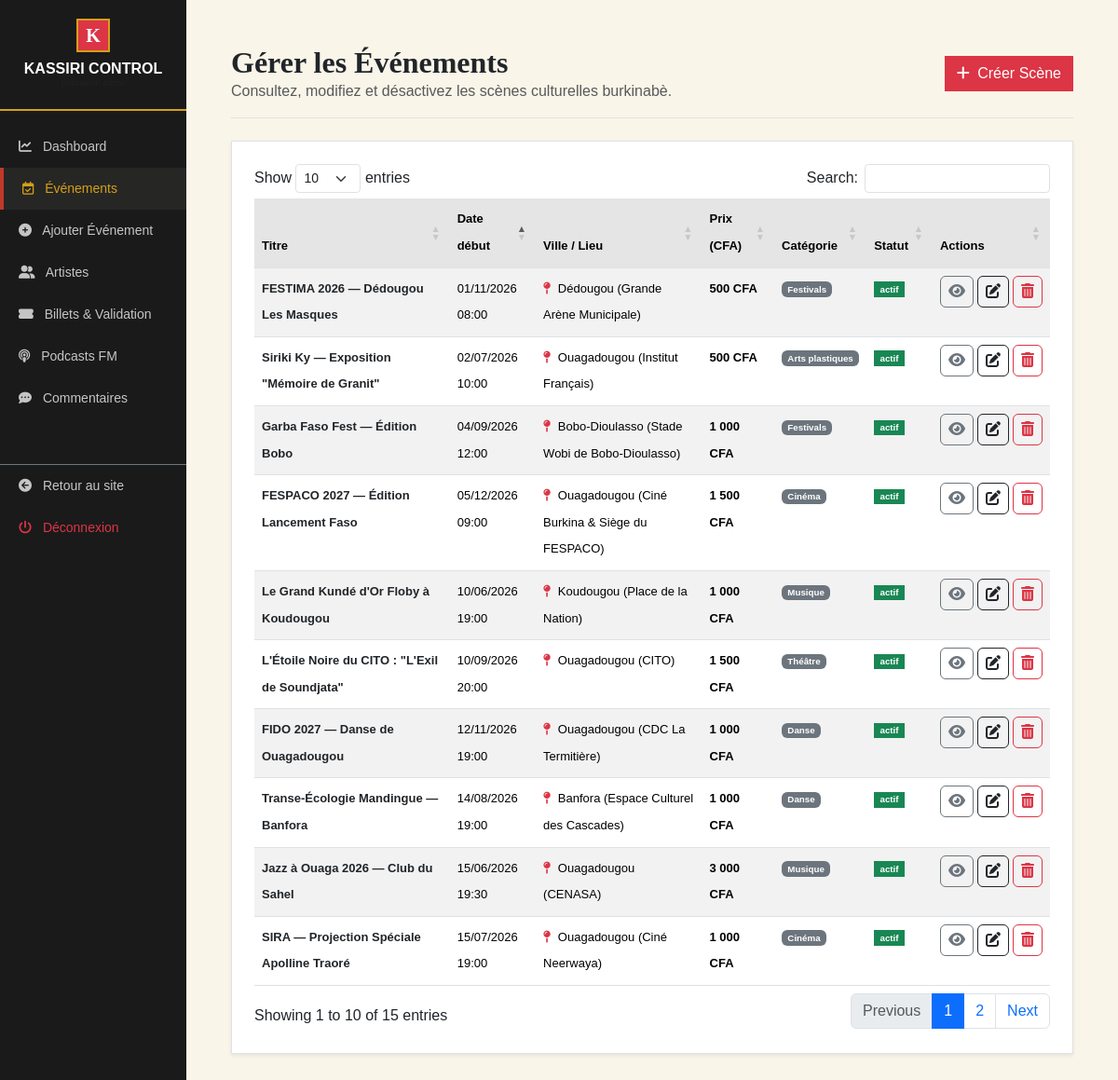
The app's page /admin/evenements.php (signed in) with its own data.
### tables this page shows
CREATE TABLE IF NOT EXISTS `evenements` (
  `id` INT AUTO_INCREMENT PRIMARY KEY,
  `titre` VARCHAR(255) NOT NULL,
  `slug` VARCHAR(255) NOT NULL UNIQUE,
  `description` TEXT NOT NULL,
  `image` VARCHAR(255) NOT NULL,
  `categorie_id` INT NOT NULL,
  `artiste_id` INT DEFAULT NULL,
  `lieu` VARCHAR(255) NOT NULL,
  `ville` VARCHAR(150) NOT NULL,
  `adresse` VARCHAR(255) NOT NULL,
  `latitude` DECIMAL(10, 8) NOT NULL,
  `longitude: DECIMAL` DECIMAL(11, 8) NOT NULL,  
  `date_debut` DATETIME NOT NULL,
  `date_fin` DATETIME NOT NULL,
  `prix_normal` INT NOT NULL DEFAULT 0,
  `prix_vip` INT NOT NULL DEFAULT 0,
  `capacite` INT NOT NULL DEFAULT 100,
  `statut` ENUM('actif', 'archive', 'annule') NOT NULL DEFAULT 'actif',
  `vues` INT NOT NULL DEFAULT 0,
  `created_at` TIMESTAMP DEFAULT CURRENT_TIMESTAMP,
  FOREIGN KEY (`categorie_id`) REFERENCES `categories`(`id`) ON DELETE CASCADE,
  FOREIGN KEY (`artiste_id`) REFERENCES `artistes`(`id`) ON DELETE SET NULL
);

CREATE TABLE IF NOT EXISTS `categories` (
  `id` INT AUTO_INCREMENT PRIMARY KEY,
  `nom` VARCHAR(100) NOT NULL,
  `slug` VARCHAR(100) NOT NULL UNIQUE,
  `couleur` VARCHAR(7) NOT NULL DEFAULT '#D4A017',
  `icone` VARCHAR(50) NOT NULL DEFAULT 'Music'
);

### admin/evenements.php (the view, shortened to what this page needs)
<?php
$evenements = [];
try {
    $pdo = Database::getConnection();
    $stmt = $pdo->query("SELECT e.*, c.nom as categorie FROM evenements e JOIN categories c ON e.categorie_id = c.id ORDER BY e.date_debut ASC");
    $evenements = $stmt->fetchAll(PDO::FETCH_ASSOC);
} catch (Exception $e) {
    $db_connected = false;
}
?>
<!DOCTYPE html>
<html lang="fr">
<head>
    <link href="https://cdn.jsdelivr.net/npm/bootstrap@5.3.2/dist/css/bootstrap.min.css" rel="stylesheet">
    <link rel="stylesheet" href="https://cdnjs.cloudflare.com/ajax/libs/font-awesome/6.4.2/css/all.min.css">
    <link rel="stylesheet" href="https://cdn.datatables.net/1.13.7/css/dataTables.bootstrap5.min.css">
</head>
<body>
<div class="container-fluid g-0">
    <div class="row g-0">
        <div class="col-lg-2 admin-sidebar">
            <div class="sidebar-brand text-center">
                <div class="bg-danger d-inline-flex align-items-center justify-content-center text-white mb-2" style="width: 36px; height: 36px; border: 2px solid var(--primary-gold);">
                    <span class="fw-bold" style="font-size: 20px; font-family:'Playfair Display',serif;">K</span>
                </div>
                <h6 class="text-uppercase tracking-wider fw-bold mb-0">Kassiri Control</h5>
                <span class="text-muted font-mono d-block" style="font-size:9px;">Utilisateur: <?php echo htmlspecialchars($_SESSION['admin_username']); ?></span>
            </div>
            <nav class="mt-3">
                <a href="dashboard.php" class="sidebar-link"><i class="fa-solid fa-chart-line me-2"></i> Dashboard</a>
                <a href="evenements.php" class="sidebar-link active"><i class="fa-regular fa-calendar-check me-2"></i> Événements</a>
                <a href="ajouter_evenement.php" class="sidebar-link"><i class="fa-solid fa-circle-plus me-2"></i> Ajouter Événement</a>
                <a href="artistes.php" class="sidebar-link"><i class="fa-solid fa-user-group me-2"></i> Artistes</a>
                <a href="billets.php" class="sidebar-link"><i class="fa-solid fa-ticket-simple me-2"></i> Billets & Validation</a>
                <a href="podcasts.php" class="sidebar-link"><i class="fa-solid fa-podcast me-2"></i> Podcasts FM</a>
                <a href="commentaires.php" class="sidebar-link"><i class="fa-solid fa-comment-dots me-2"></i> Commentaires</a>
                <a href="../accueil" class="sidebar-link border-top border-secondary mt-5" target="_blank"><i class="fa-solid fa-circle-arrow-left me-2"></i> Retour au site</a>
                <a href="logout.php" class="sidebar-link text-danger"><i class="fa-solid fa-power-off me-2"></i> Déconnexion</a>
            </nav>
        </div>
        <div class="col-lg-10 p-5">
            <div class="d-flex justify-content-between align-items-center border-bottom pb-3 mb-4">
                <div>
                    <h2 class="font-serif text-dark mb-0 fw-bold" style="font-family:'Playfair Display',serif;">Gérer les Événements</h2>
                    <span class="text-muted text-xs font-mono">Consultez, modifiez et désactivez les scènes culturelles burkinabè.</span>
                </div>
                <div>
                    <a href="ajouter_evenement.php" class="btn btn-danger rounded-0 font-serif text-xs"><i class="fa-solid fa-plus me-1"></i> Créer Scène</a>
                </div>
            </div>
            <div class="card p-4 bg-white border rounded-0 shadow-sm">
                <table id="evenements-admin-table" class="table table-striped font-sans text-xs text-dark" style="font-size:13px; line-height:2.2;">
                    <thead>
                        <tr class="table-active font-serif">
                            <th>Titre</th>
                            <th>Date début</th>
                            <th>Ville / Lieu</th>
                            <th>Prix (CFA)</th>
                            <th>Catégorie</th>
                            <th>Statut</th>
                            <th>Actions</th>
                        </tr>
                    </thead>
                    <tbody>
                        <?php foreach($evenements as $ev): ?>
                            <tr>
                                <td class="fw-bold text-dark"><?php echo htmlspecialchars($ev['titre']); ?></td>
                                <td class="font-mono"><?php echo date('d/m/Y H:i', strtotime($ev['date_debut'])); ?></td>
                                <td><i class="fa-solid fa-map-pin text-[10px] text-danger me-1"></i> <?php echo htmlspecialchars($ev['ville']); ?> (<?php echo htmlspecialchars($ev['lieu']); ?>)</td>
                                <td class="fw-bold"><?php echo number_format($ev['prix_normal'], 0, ',', ' '); ?> CFA</td>
                                <td><span class="badge bg-secondary"><?php echo htmlspecialchars($ev['categorie']); ?></span></td>
                                <td>
                                    <span class="badge <?php echo $ev['statut'] === 'actif' ? 'bg-success' : 'bg-danger'; ?> rounded-0 uppercase text-[9px]">
                                        <?php echo htmlspecialchars($ev['statut']); ?>
                                    </span>
                                </td>
                                <td>
                                    <div class="d-flex gap-1">
                                        <a href="../pages/evenement.php?slug=<?php echo htmlspecialchars($ev['slug']); ?>" target="_blank" class="btn btn-xs btn-outline-secondary py-1 px-2 text-[10px]" title="Aperçu"><i class="fa-solid fa-eye"></i></a>
                                        <button class="btn btn-xs btn-outline-dark py-1 px-2 text-[10px] btn-edit-mock" title="Modifier"><i class="fa-solid fa-pen-to-square"></i></button>
                                        <button class="btn btn-xs btn-outline-danger py-1 px-2 text-[10px] btn-delete-mock" title="Supprimer"><i class="fa-solid fa-trash-can"></i></button>
                                    </div>
                                </td>
                            </tr>
                        <?php endforeach; ?>
                    </tbody>
                </table>
            </div>
        </div>
    </div>
</div>
</body>
</html>

### admin/evenements.php (style rules this page uses)
:root { --primary-red: #C0392B; --primary-green: #1A6B3C; --primary-gold: #D4A017; --bg-cream: #FAF5E9; --dark-charcoal: #1A1A1A; }
body { background-color: var(--bg-cream); font-family: 'Source Sans Pro', sans-serif; }
.admin-sidebar { background-color: var(--dark-charcoal); color: #ffffff; min-height: 100vh; }
.sidebar-brand { border-bottom: 2px solid var(--primary-gold); padding: 20px; }
.sidebar-link { color: rgba(255,255,255,0.75); text-decoration: none; padding: 12px 20px; display: block; font-size: 14px; transition: all 0.2s ease; }
.sidebar-link:hover, .sidebar-link.active { color: var(--primary-gold); background-color: rgba(250, 245, 233, 0.05); border-left: 4px solid var(--primary-red); }

### records on screen
evenements: titre "Le Grand Kundé d'Or Floby à Koudougou", date_debut "10/06/2026 19:00", ville "Koudougou", lieu "Place de la Nation", prix_normal "1 000", categorie.nom "Musique", statut "actif"
evenements: titre "Jazz à Ouaga 2026 — Club du Sahel", date_debut "15/06/2026 19:30", ville "Ouagadougou", lieu "CENASA", prix_normal "3 000", categorie.nom "Musique", statut "actif"
evenements: titre "Siriki Ky — Exposition \"Mémoire de Granit\"", date_debut "02/07/2026 10:00", ville "Ouagadougou", lieu "Institut Français", prix_normal "500", categorie.nom "Arts plastiques", statut "actif"
evenements: titre "SIRA — Projection Spéciale Apolline Traoré", date_debut "15/07/2026 19:00", ville "Ouagadougou", lieu "Ciné Neerwaya", prix_normal "1 000", categorie.nom "Cinéma", statut "actif"
evenements: titre "Transe-Écologie Mandingue — Banfora", date_debut "14/08/2026 19:00", ville "Banfora", lieu "Espace Culturel des Cascades", prix_normal "1 000", categorie.nom "Danse", statut "actif"
evenements: titre "Garba Faso Fest — Édition Bobo", date_debut "04/09/2026 12:00", ville "Bobo-Dioulasso", lieu "Stade Wobi de Bobo-Dioulasso", prix_normal "1 000", categorie.nom "Festivals", statut "actif"
evenements: titre "L'Étoile Noire du CITO : \"L'Exil de Soundjata\"", date_debut "10/09/2026 20:00", ville "Ouagadougou", lieu "CITO", prix_normal "1 500", categorie.nom "Théâtre", statut "actif"
evenements: titre "FESTIMA 2026 — Dédougou Les Masques", date_debut "01/11/2026 08:00", ville "Dédougou", lieu "Grande Arène Municipale", prix_normal "500", categorie.nom "Festivals", statut "actif"
evenements: titre "FIDO 2027 — Danse de Ouagadougou", date_debut "12/11/2026 19:00", ville "Ouagadougou", lieu "CDC La Termitière", prix_normal "1 000", categorie.nom "Danse", statut "actif"
evenements: titre "FESPACO 2027 — Édition Lancement Faso", date_debut "05/12/2026 09:00", ville "Ouagadougou", lieu "Ciné Burkina & Siège du FESPACO", prix_normal "1 500", categorie.nom "Cinéma", statut "actif"
